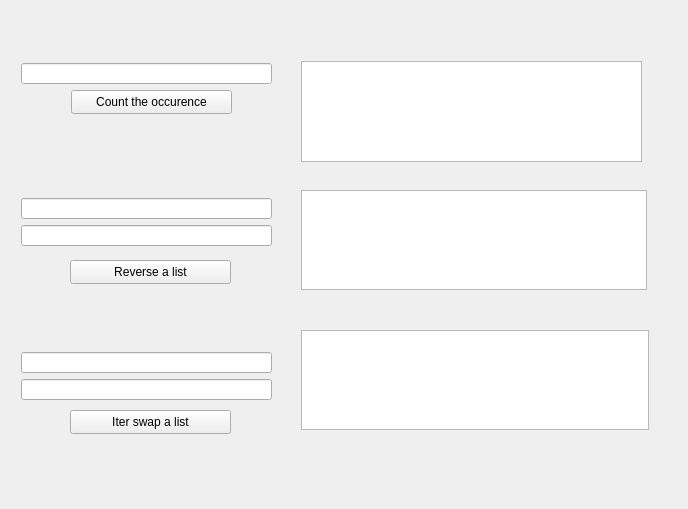
<?xml version="1.0" encoding="UTF-8"?>
<ui version="4.0">
 <class>Form</class>
 <widget class="QWidget" name="Form">
  <property name="geometry">
   <rect>
    <x>0</x>
    <y>0</y>
    <width>688</width>
    <height>509</height>
   </rect>
  </property>
  <property name="windowTitle">
   <string>Form</string>
  </property>
  <widget class="QLineEdit" name="lineEdit">
   <property name="geometry">
    <rect>
     <x>21</x>
     <y>63</y>
     <width>251</width>
     <height>21</height>
    </rect>
   </property>
  </widget>
  <widget class="QLineEdit" name="lineEdit_2">
   <property name="geometry">
    <rect>
     <x>21</x>
     <y>198</y>
     <width>251</width>
     <height>21</height>
    </rect>
   </property>
  </widget>
  <widget class="QLineEdit" name="lineEdit_3">
   <property name="geometry">
    <rect>
     <x>21</x>
     <y>225</y>
     <width>251</width>
     <height>21</height>
    </rect>
   </property>
  </widget>
  <widget class="QLineEdit" name="lineEdit_4">
   <property name="geometry">
    <rect>
     <x>21</x>
     <y>352</y>
     <width>251</width>
     <height>21</height>
    </rect>
   </property>
  </widget>
  <widget class="QLineEdit" name="lineEdit_5">
   <property name="geometry">
    <rect>
     <x>21</x>
     <y>379</y>
     <width>251</width>
     <height>21</height>
    </rect>
   </property>
  </widget>
  <widget class="QPushButton" name="pushButton_3">
   <property name="geometry">
    <rect>
     <x>71</x>
     <y>90</y>
     <width>161</width>
     <height>24</height>
    </rect>
   </property>
   <property name="text">
    <string>Count the occurence</string>
   </property>
  </widget>
  <widget class="QPushButton" name="pushButton_4">
   <property name="geometry">
    <rect>
     <x>70</x>
     <y>260</y>
     <width>161</width>
     <height>24</height>
    </rect>
   </property>
   <property name="text">
    <string>Reverse a list</string>
   </property>
  </widget>
  <widget class="QPushButton" name="pushButton_5">
   <property name="geometry">
    <rect>
     <x>70</x>
     <y>410</y>
     <width>161</width>
     <height>24</height>
    </rect>
   </property>
   <property name="text">
    <string>Iter swap a list</string>
   </property>
  </widget>
  <widget class="QTextEdit" name="textEdit">
   <property name="geometry">
    <rect>
     <x>301</x>
     <y>61</y>
     <width>341</width>
     <height>101</height>
    </rect>
   </property>
  </widget>
  <widget class="QTextEdit" name="textEdit_2">
   <property name="geometry">
    <rect>
     <x>301</x>
     <y>190</y>
     <width>346</width>
     <height>100</height>
    </rect>
   </property>
  </widget>
  <widget class="QTextEdit" name="textEdit_3">
   <property name="geometry">
    <rect>
     <x>301</x>
     <y>330</y>
     <width>348</width>
     <height>100</height>
    </rect>
   </property>
  </widget>
 </widget>
 <resources/>
 <connections/>
</ui>
